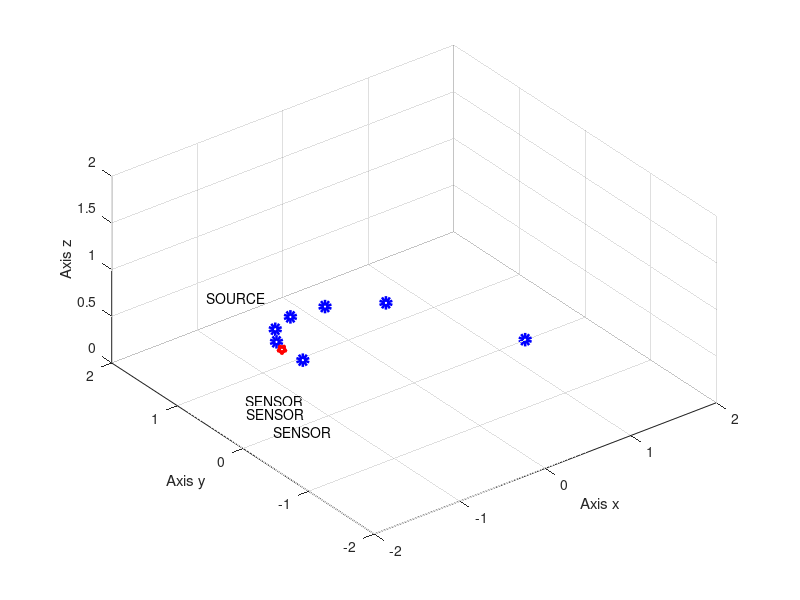

MATLAB code for this plot:
clear; close all; clc; 
x = -1.544; y = 0; z = 0.90; 
Ps = [x;y;z;]; 
x1 = -1.30; y1 = 0; z1 = 0.700;%closest point 
P(1,:)=[x1 y1 z1]; 
P(7,:)=[-x1 -y1 z1-0.81*6/7]; 
deltadfmax=(norm(Ps-P(7,:)')-norm(Ps-P(1,:)'))/6; 
for i=1:6 
 P(i+1,1)=((norm(Ps-P(1,:)')+deltadfmax*i)^2-(-0.2- (0.81*i/7))^2-x1^2-x^2)/(2*-1*x); 
 P(i+1,2)=sqrt(1.3^2-P(i+1,1)^2); 
 P(i+1,3)=P(1,3)-0.81*i/7; 
end 
P=P'; 
M = size(P,2); %number of sensors 
plot3([P(1,:)],[P(2,:)],[P(3,:)],'ob','linewidth',4); hold on 
for i=1:7 
 text(P(1,i)-0.5, P(2,i)-0.2, P(3,i)-0.5,  'SENSOR'); 
end
hold on 
plot3(x,y,z,'pr','linewidth',4) 
text(x-0.5,y+0.5,z+0.5,'SOURCE');  
xlabel('Axis x') 
ylabel('Axis y') 
zlabel('Axis z') 
axis equal; axis([-2 2 -2 2 0 2]); grid on; %----------------------------------------------------- --------- 
% Generating the signals: 
%----------------------------------------------------- --------- 
% Parameters 
f = 2e9; %2GHz 
fs =160e9; %160MHz Sampling frequency ts = 1/fs; % sec 
v=3e8; % light speed 
signal = rand(1, 3200); 
noise = randn(1, length(signal))/1000; 
noisy_signal = signal + noise; 
%Measurements 
df=sqrt(sum((P-kron(ones(1,M),Ps)).^2 ,1)); tf=df/v; 
deltan=round(tf*fs); 
for n=1:M  
 r(:,n) = circshift(noisy_signal, [1 deltan(n)]); end 
%----------------------------------------------------- --------- 
% Estimating TDoAs and Deltad: 
%----------------------------------------------------- --------- 
NFFT=length(r(:,1)'); 
for n=1:M  
 R(:,n)=fft(r(:,n)); 
end 
for n=1:M  
 for m=1:M 
 if m>=n 
 rx=ifft((R(:,m)./(R(:,n)))); 
 [val,pos]=max(abs(rx)); 
 if pos-1 < NFFT/2 
 TDoA(m,n)=pos-1; % in number of  samples 
 else 
 TDoA(m,n)=-NFFT+pos-1; 
 end
 end 
 end 
end 
Deltad=TDoA*v/fs; 
% %----------------------------------------------------- ----------------- 
% % Estimating the transmitter position using  conventional LS (M=5) 
% %----------------------------------------------------- ----------------- 
% for n=2:M 
%  A1(n-1,:)=[(P(:,n)-P(:,1))' Deltad(n,1)]; end 
% for n=2:M 
%  b1(n-1,:)=[(P(:,n))'*P(:,n)-(P(:,1))'*P(:,1)- Deltad(n,1)^2]/2; 
% end 
% poConvLS=(A1'*A1)\(A1'*b1); 
% poConvLS=poConvLS(1:3); 
% plot3(poConvLS(1),poConvLS(2),poConvLS(3),'xg','linewi dth',4) 
% %----------------------------------------------------- ----------------- 
% % Estimating the transmitter position using EXTENDED  LS 
% %----------------------------------------------------- ----------------- 
% N=M*(M-1)/2; 
% % Seting up the matrix A e the vector b: 
% A=[(P(:,2)-P(:,1))' Deltad(2,1) 0 0  0 0 0  
%  (P(:,3)-P(:,1))' Deltad(3,1) 0 0  0 0 0  
%  (P(:,4)-P(:,1))' Deltad(4,1) 0 0  0 0 0  
%  (P(:,5)-P(:,1))' Deltad(5,1) 0 0  0 0 0  
%  (P(:,6)-P(:,1))' Deltad(6,1) 0 0  0 0 0  
%  (P(:,7)-P(:,1))' Deltad(7,1) 0 0  0 0 0  
%  (P(:,3)-P(:,2))' 0 Deltad(3,2) 0  0 0 0  
%  (P(:,4)-P(:,2))' 0 Deltad(4,2) 0  0 0 0  
%  (P(:,5)-P(:,2))' 0 Deltad(5,2) 0  0 0 0 
%  (P(:,6)-P(:,2))' 0 Deltad(6,2) 0  0 0 0  
%  (P(:,7)-P(:,2))' 0 Deltad(7,2) 0  0 0 0  
%  (P(:,4)-P(:,3))' 0 0  
% Deltad(4,3) 0 0 0  
%  (P(:,5)-P(:,3))' 0 0  
% Deltad(5,3) 0 0 0  
%  (P(:,6)-P(:,3))' 0 0  
% Deltad(6,3) 0 0 0  
%  (P(:,7)-P(:,3))' 0 0  
% Deltad(7,3) 0 0 0  
%  (P(:,5)-P(:,4))' 0 0 0  Deltad(5,4) 0 0  
%  (P(:,6)-P(:,4))' 0 0 0  Deltad(6,4) 0 0  
%  (P(:,7)-P(:,4))' 0 0 0  Deltad(7,4) 0 0  
%  (P(:,6)-P(:,5))' 0 0 0  0 Deltad(6,5) 0  
%  (P(:,7)-P(:,5))' 0 0 0  0 Deltad(7,5) 0  
%  (P(:,7)-P(:,6))' 0 0 0  0 0 Deltad(7,6)]; 
% k=0; 
% for n=1:M 
%  for m=1:M 
%  if m>n 
%  k=k+1; 
%  b(k,:)=[(P(:,m))'*P(:,m)-(P(:,n))'*P(:,n)- Deltad(m,n)^2]/2; 
%  end 
%  end 
% end 
% poExtLS=(A'*A)\(A'*b); 
% poExtLS=poExtLS(1:3); 
% plot3(poExtLS(1),poExtLS(2),poExtLS(3),'xk','linewidth ',4) 
% % ---------------------------------------------------- ------------------ 
% % Estimating the transmitter position using Data  Selection LS (n=6) 
% % ---------------------------------------------------- ------------------ 
% % using the estimate of the source location (extended  LS), we can calculate Deltadhat : 
% for n=1:M
%  dhat(n,1)=norm(poExtLS-P(:,n)); 
% end 
% for n=1:M  
%  for m=1:M 
%  if m>=n 
%  Deltadhat(m,n)=(dhat(m)-dhat(n));  end 
%  end 
% end 
% sit1=0; % no null column of An 
% sit2=0; % null column 6 
% sit3=0; % null column 7 
% sit4=0; % columns 7 and 9 null 
% sit5=0; % null column 8 
% sit6=0; % columns 8 and 9 null 
% sit7=0; % null column 9 
% % checking the deltas! 
% k=0; 
% for n=1:M  
%  for m=1:M 
%  if m>n 
%  k=k+1; 
%  subcheck(1,k)=(norm(Deltad(m,n)) >  norm(P(:,m)-P(:,n))); 
%  end 
%  end 
% end 
% % Checking all the n-combinations of N elements: n=8; 
% po=poExtLS; 
% ximin=(Deltad-Deltadhat)^2; 
% ximin=(sum(ximin))/N; 
% ximin=(sum(ximin)); 
% xi_k=ximin*ones((factorial(N)/(factorial(n)*factorial( N-n))+1),1); 
% k=1; xi_k(k)=ximin; 
% for BC = 0:(2^N-1) 
%  aux=zeros(1,N); 
%  aux(1:length(de2bi(BC)))=de2bi(BC); 
%  if sum(aux)==n && (sum(aux & subcheck)==0)  [bogus,pos1]=sort(aux,'descend');  An=A(pos1(1:n),:); 
%   
% [bogus,pos2]=sort(sum(abs(An(:,:))),'descend');  if sum(bogus==0)==0 
%  sit1=1; % no null column of An (don't  remove any column)
%  else % bogus(9) has to be zero!  
%  if bogus(7)==0 
%  An(:,pos2(7:9))=[];  
%  elseif bogus(8)==0 % two null columns  (remove two columns) 
%  An(:,pos2(8:9))=[];  
% if (pos2(8)==7) || (pos2(9)==7) 
%  sit4=1; % columns 7 and 9 null  elseif (pos2(8)==8) || (pos2(9)==8)  sit6=1; % columns 8 and 9 null  end 
%  else % a single null column (remove one  column!) 
%  An(:,pos2(9))=[]; 
%  switch pos2(9)  
%  case 6 
%  sit2=1; 
%  case 7 
%  sit3=1; 
%  case 8 
%  sit5=1; 
%  case 9  
%  sit7=1; 
%  end 
%  end 
%  end  
%  bn=b(pos1(1:n),:); 
%  xn=inv(An'*An)*(An'*bn); 
%  Pshat=xn(1:3);  
%  for i=1:M 
%  dhat(i,1)=norm(P(:,i)-Pshat);  end 
%  for j=1:M  
%  for i=1:M 
%  if i>=j 
%  Deltadhat(i,j)=(dhat(i)-dhat(j));  end 
%  end 
%  end 
%  xin=0;l=0; 
%  for j=1:M  
%  for i=1:M 
%  if i>j 
%  l=l+1; 
% xin(l,1)=(Deltad(i,j)- 
% Deltadhat(i,j))^2; 
%  end
%  end 
%  end 
%  xin=aux*xin/n; 
%  k=k+1; 
%  xi_k(k)=xin; 
%  if (xin <= ximin) % if norm(xn(1:2)-ps)<ximin  ximin = xin; % ximin = norm(xn(1:2)-ps);  po=xn(1:3); 
%  end 
%  sit1=0; sit2=0; sit3=0; sit4=0; sit5=0;  sit6=0; sit7=0;  
%  end 
% end 
% plot3(po(1),po(2),po(3),'xm','linewidth',4) errorConvLS=norm(Ps-poConvLS) 
% errorExtLS=norm(Ps-poExtLS) 
% errorDSLS=norm(Ps-po)
